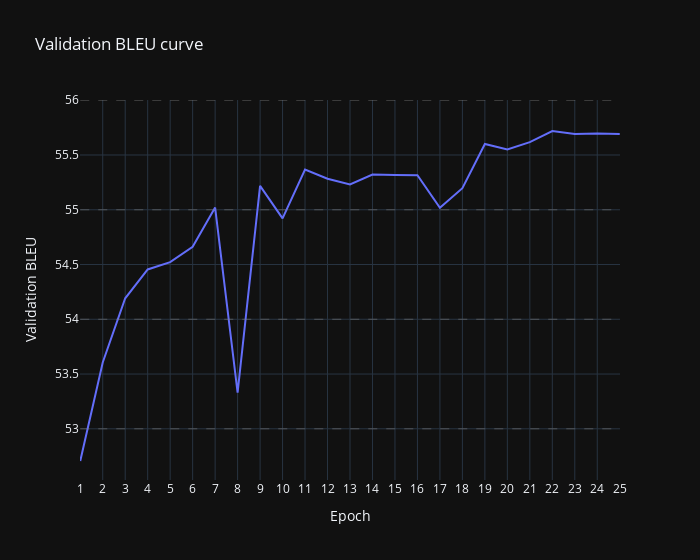

The code cell stored with this chart in its notebook:
### Markdown cell above
### Experiment 5: AdamW optimizer

### Code cell
losses = [52.7060, 53.6061, 54.1920, 54.4549, 54.5222, 54.6624, 55.0200, 53.3307, 55.2185, 54.9215, 55.3672, 55.2831, 55.2310, 55.3215, 55.3170, 55.3158, 55.0178, 55.1974, 55.6011, 55.5510, 55.6178, 55.7191, 55.6917, 55.6962, 55.6929]
scale_values = [i for i in range(53, 57, 1)]
plot_training_evolution_curve(losses, scale_values)

### Figure 1 — Plotly figure (JSON) as saved in the notebook; plotly's stock layout.template omitted (floating-point values rounded to 4 significant figures)
{"data": [{"mode": "lines", "name": "Validation BLEU", "x": [1, 2, 3, 4, 5, 6, 7, 8, 9, 10, 11, 12, 13, 14, 15, 16, 17, 18, 19, 20, 21, 22, 23, 24, 25], "y": [52.71, 53.61, 54.19, 54.45, 54.52, 54.66, 55.02, 53.33, 55.22, 54.92, 55.37, 55.28, 55.23, 55.32, 55.32, 55.32, 55.02, 55.2, 55.6, 55.55, 55.62, 55.72, 55.69, 55.7, 55.69], "type": "scatter"}], "layout": {"shapes": [{"line": {"color": "gray", "dash": "dash", "width": 0.5}, "type": "line", "x0": 1, "x1": 25, "y0": 53, "y1": 53}, {"line": {"color": "gray", "dash": "dash", "width": 0.5}, "type": "line", "x0": 1, "x1": 25, "y0": 54, "y1": 54}, {"line": {"color": "gray", "dash": "dash", "width": 0.5}, "type": "line", "x0": 1, "x1": 25, "y0": 55, "y1": 55}, {"line": {"color": "gray", "dash": "dash", "width": 0.5}, "type": "line", "x0": 1, "x1": 25, "y0": 56, "y1": 56}], "xaxis": {"title": {"text": "Epoch"}, "dtick": 1}, "yaxis": {"title": {"text": "Validation BLEU"}}, "title": {"text": "Validation BLEU curve"}, "width": 700}}
